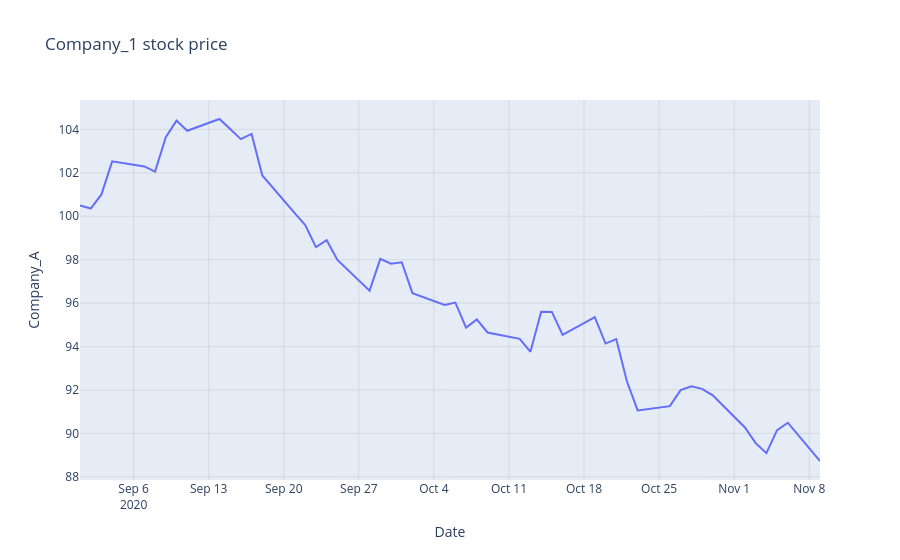

Notebook code for this chart:
### Markdown cell above
# Exercise 6: Plotly 1

### Code cell
import numpy as np
import pandas as pd
import plotly.express as px

# Générer les données aléatoires
np.random.seed(42)  # Pour reproductibilité
returns = np.random.randn(50)
price = 100 + np.cumsum(returns)

# Créer le dataframe
dates = pd.date_range(start='2020-09-01', periods=50, freq='B')
df = pd.DataFrame(zip(dates, price), columns=['Date', 'Company_A'])

# Créer le graphique avec Plotly Express
fig = px.line(df, x='Date', y='Company_A', 
              title="Company_1 stock price",
              )

# Mettre à jour le fond et la grille
fig.update_layout(
    xaxis=dict(showgrid=True, gridcolor='rgba(200, 200, 200, 0.5)'),
    yaxis=dict(showgrid=True, gridcolor='rgba(200, 200, 200, 0.5)')
)

# Afficher le graphique
fig.show()

### Figure 1 — Plotly figure (JSON) as saved in the notebook; plotly's stock layout.template omitted (floating-point values rounded to 4 significant figures)
{"data": [{"hovertemplate": "Date=%{x}<br>Company_A=%{y}<extra></extra>", "legendgroup": "", "line": {"color": "#636efa", "dash": "solid"}, "marker": {"symbol": "circle"}, "mode": "lines", "name": "", "orientation": "v", "showlegend": false, "type": "scatter", "x": ["2020-09-01T00:00:00", "2020-09-02T00:00:00", "2020-09-03T00:00:00", "2020-09-04T00:00:00", "2020-09-07T00:00:00", "2020-09-08T00:00:00", "2020-09-09T00:00:00", "2020-09-10T00:00:00", "2020-09-11T00:00:00", "2020-09-14T00:00:00", "2020-09-15T00:00:00", "2020-09-16T00:00:00", "2020-09-17T00:00:00", "2020-09-18T00:00:00", "2020-09-21T00:00:00", "2020-09-22T00:00:00", "2020-09-23T00:00:00", "2020-09-24T00:00:00", "2020-09-25T00:00:00", "2020-09-28T00:00:00", "2020-09-29T00:00:00", "2020-09-30T00:00:00", "2020-10-01T00:00:00", "2020-10-02T00:00:00", "2020-10-05T00:00:00", "2020-10-06T00:00:00", "2020-10-07T00:00:00", "2020-10-08T00:00:00", "2020-10-09T00:00:00", "2020-10-12T00:00:00", "2020-10-13T00:00:00", "2020-10-14T00:00:00", "2020-10-15T00:00:00", "2020-10-16T00:00:00", "2020-10-19T00:00:00", "2020-10-20T00:00:00", "2020-10-21T00:00:00", "2020-10-22T00:00:00", "2020-10-23T00:00:00", "2020-10-26T00:00:00", "2020-10-27T00:00:00", "2020-10-28T00:00:00", "2020-10-29T00:00:00", "2020-10-30T00:00:00", "2020-11-02T00:00:00", "2020-11-03T00:00:00", "2020-11-04T00:00:00", "2020-11-05T00:00:00", "2020-11-06T00:00:00", "2020-11-09T00:00:00"], "xaxis": "x", "y": [100.5, 100.4, 101.0, 102.5, 102.3, 102.1, 103.6, 104.4, 103.9, 104.5, 104.0, 103.6, 103.8, 101.9, 100.2, 99.59, 98.58, 98.89, 97.99, 96.57, 98.04, 97.81, 97.88, 96.46, 95.91, 96.02, 94.87, 95.25, 94.65, 94.36, 93.75, 95.61, 95.59, 94.53, 95.36, 94.14, 94.35, 92.39, 91.06, 91.25, 91.99, 92.16, 92.05, 91.75, 90.27, 89.55, 89.09, 90.15, 90.49, 88.73], "yaxis": "y"}], "layout": {"autosize": true, "legend": {"tracegroupgap": 0}, "title": {"text": "Company_1 stock price"}, "xaxis": {"anchor": "y", "autorange": true, "domain": [0, 1], "gridcolor": "rgba(200, 200, 200, 0.5)", "range": ["2020-09-01", "2020-11-09"], "showgrid": true, "title": {"text": "Date"}, "type": "date"}, "yaxis": {"anchor": "x", "autorange": true, "domain": [0, 1], "gridcolor": "rgba(200, 200, 200, 0.5)", "range": [87.85, 105.4], "showgrid": true, "title": {"text": "Company_A"}, "type": "linear"}}}
